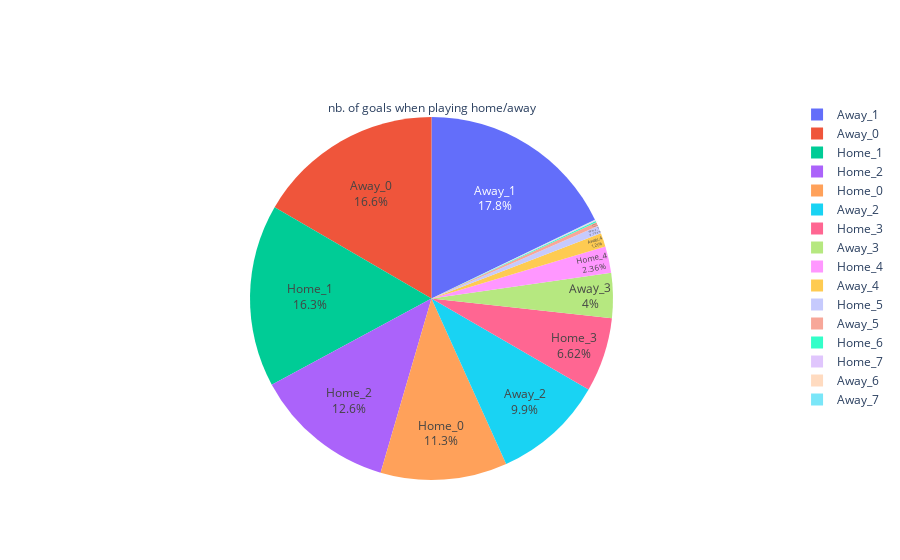

Notebook cell for this chart:
### Code cell
draw_pie_chart(df=home_away_goals_scored, values='cnt', 
               names=['play','goals_scored'],
               title='nb. of goals when playing home/away', 
               hover_data=['play','goals_scored'])

### Figure 1 — Plotly figure (JSON) as saved in the notebook; plotly's stock layout.template omitted (floating-point values rounded to 4 significant figures)
{"data": [{"labels": ["Away_0", "Away_1", "Away_2", "Away_3", "Away_4", "Away_5", "Away_6", "Away_7", "Home_0", "Home_1", "Home_2", "Home_3", "Home_4", "Home_5", "Home_6", "Home_7"], "textinfo": "percent+label", "textposition": "inside", "title": {"text": "nb. of goals when playing home/away"}, "type": "pie", "values": [1891, 2031, 1127, 455, 138, 40, 5, 3, 1283, 1850, 1434, 753, 269, 80, 15, 6]}], "layout": {}}
